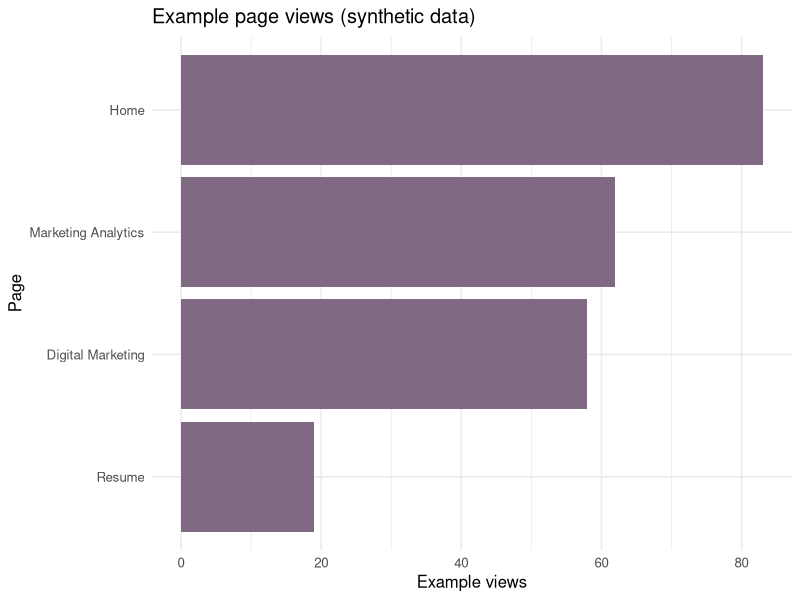

The R source for this figure:
## ---- chunk 1
#| echo: true
library(ggplot2)
d <- read.csv("data/ga4_sample.csv")
d$engagement_rate <- d$engaged_sessions / d$sessions
by_page <- aggregate(views ~ page, data=d, FUN=sum)
print(by_page)
ggplot(by_page, aes(x=reorder(page, views), y=views)) +
  geom_col(fill="#806a83") + coord_flip() +
  labs(title="Example page views (synthetic data)", x="Page", y="Example views") +
  theme_minimal(base_size=12)
## ---- chunk 2
#| echo: true
by_channel <- aggregate(cbind(sessions, engaged_sessions) ~ channel, data=d, FUN=sum)
by_channel$engagement_rate <- round(100 * by_channel$engaged_sessions / by_channel$sessions, 1)
print(by_channel)
